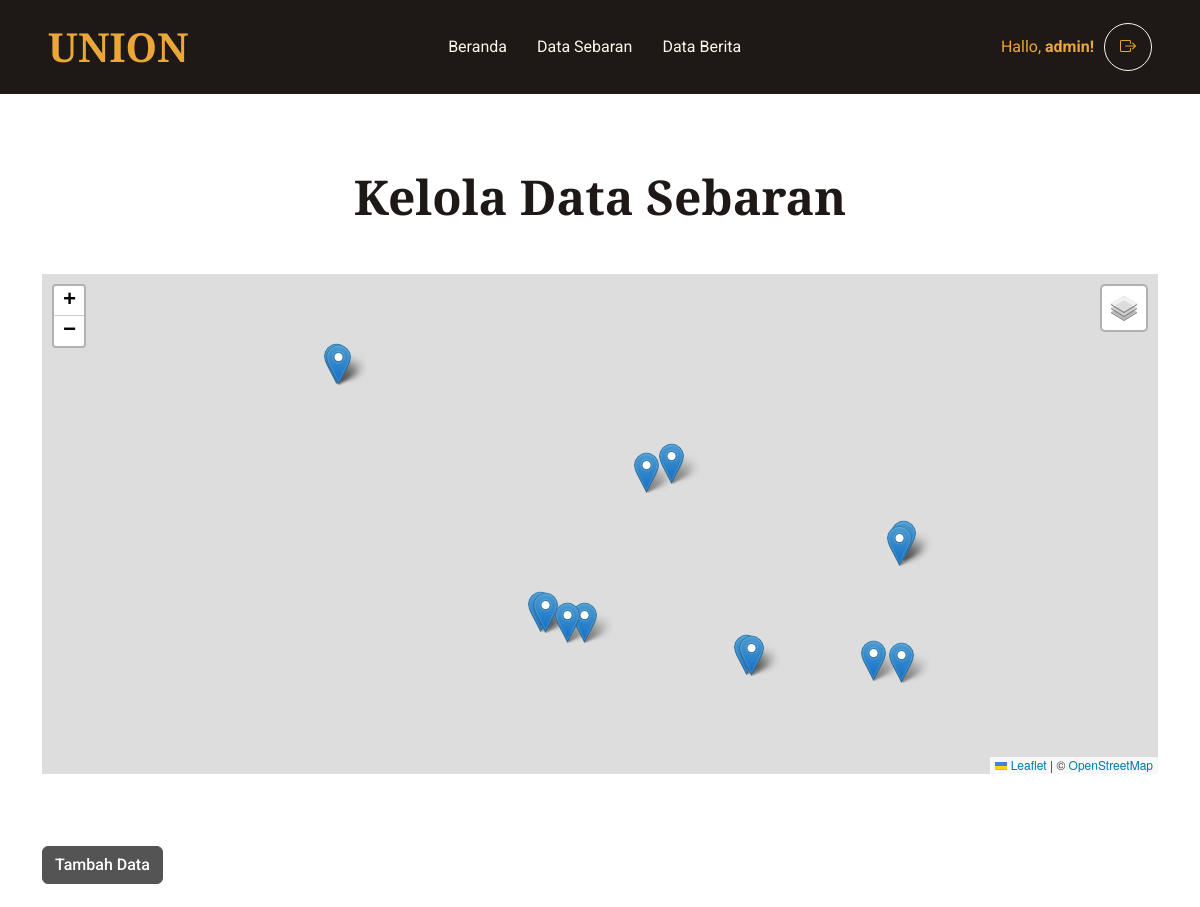
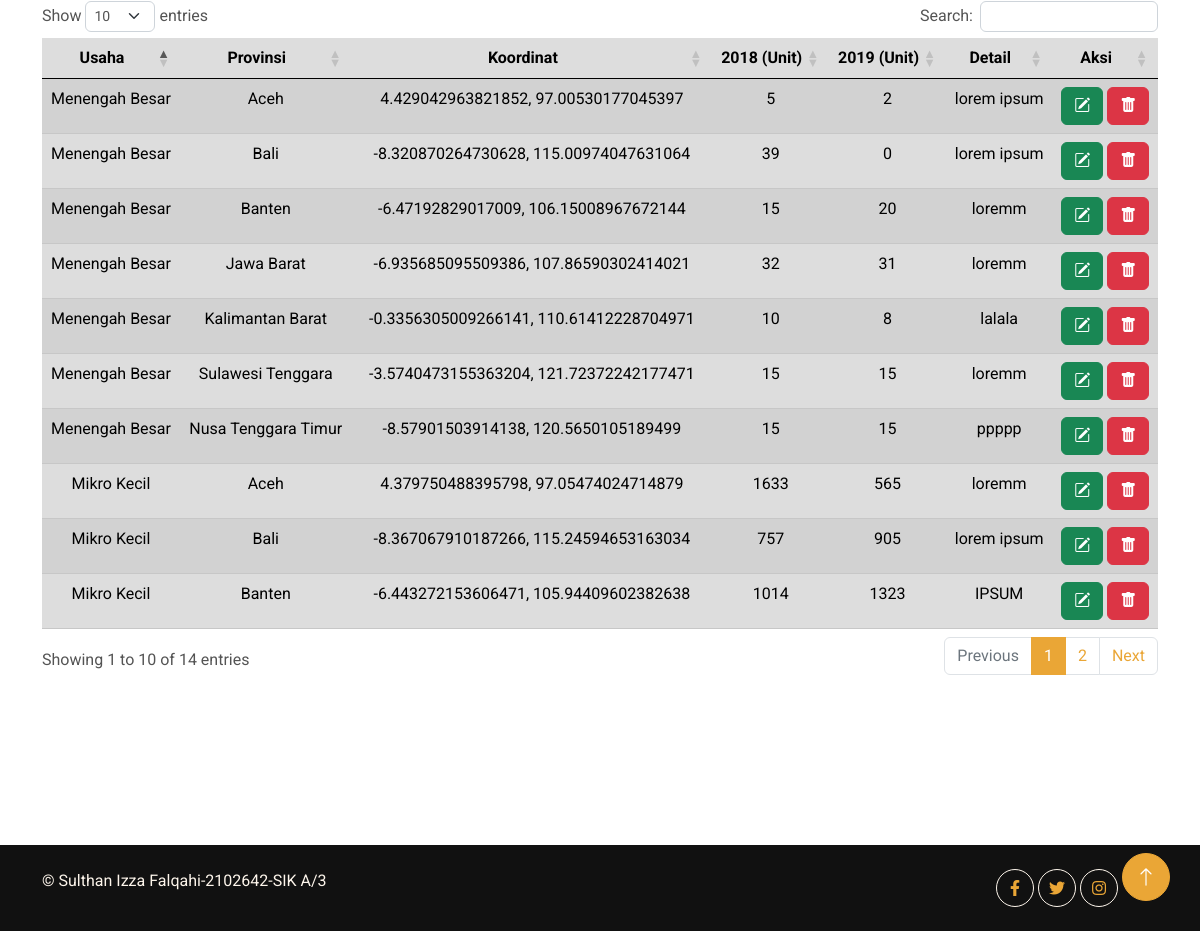
Page /sebaran/ (signed in) on the committed database (2 pictures, top to bottom).
### pengolahan_app/models.py (models this page shows, shortened)
class Ikan(models.Model):
   provinsi = models.CharField(max_length=40)
   tahun18 = models.IntegerField(null=True)
   tahun19 = models.IntegerField(null=True)
   koordinat = models.CharField(max_length=100)
   detail = models.TextField()
   usaha_id = models.ForeignKey(Usaha, on_delete=models.CASCADE, null=True)

class Usaha(models.Model):
   nama = models.CharField(max_length=40)
   keterangan = models.TextField()
   def __str__(self):
      return self.nama

### pengolahan_app/views.py (the view)
# urls.py: path('sebaran/', sebaran, name='sebaran'),
@login_required(login_url=settings.LOGIN_URL)
def sebaran(request):
    olah = Ikan.objects.all()
    data = {
        'Title' : "UNION || Admin Sebaran",
        'olah' : olah,
    }
    return render(request, 'sebaran.html', data)

### pengolahan_app/templates/sebaran.html (shortened to what this page needs)
{% extends 'base2.html' %}
{% load static %}
{% block content %}
<link rel="stylesheet" href="https://unpkg.com/leaflet@1.9.3/dist/leaflet.css"/>
<br><br><br>
<div class="container-xxl py-6">
    <div class="container">
        <div class="text-center mx-auto mb-5 wow fadeInUp" data-wow-delay="0.1s" style="max-width: 500px;">
            <h1 class="display-5 mb-4">Kelola Data Sebaran</h1>
        </div>
        <div class="row">
            <div class="col-lg-12 wow fadeInUp" data-wow-delay="0.1s">
                <div id="map"></div><br><br><br>
                <div class=" wow fadeInUp" data-wow-delay="0.3s" >
                  <div class="text-start">
                    <a href="/tambahsebaran" class="btn btn-secondary">Tambah Data</a>
                </div><br>
                <table class="table table-striped table-secondary wow fadeInUp" data-wow-delay="0.1s" id="example">
                <thead>
                  <tr>
                    <th scope="col" style="text-align:center;">Usaha</th>
                    <th scope="col" style="text-align:center;">Provinsi</th>
                    <th scope="col" style="text-align:center;">Koordinat</th>
                    <th scope="col" style="text-align:center;">2018 (Unit)</th>
                    <th scope="col" style="text-align:center;">2019 (Unit)</th>
                    <th scope="col" style="text-align:center;">Detail</th>
                    <th scope="col" style="text-align:center;">Aksi</th>
                  </tr>
                </thead>
                <tbody>
             {% for ikan in olah %}
            <tr style="text-align:center;" >
                <td>{{ ikan.usaha_id }}</td>
                <td>{{ ikan.provinsi }}</td>
                <td>{{ ikan.koordinat }}</td>
                <td>{{ ikan.tahun18 }}</td>
                <td>{{ ikan.tahun19 }}</td>
                <td>{{ ikan.detail }}</td>
                <td>
          <a class="btn btn-success" href="{% url 'update2' ikan.pk %}"  role="button"><i class="bi bi-pencil-square"></i></a>
          <a class="btn btn-danger" href="#" role="button" onclick="hapussebaran('{{ ikan.pk }}', '{{ ikan.provinsi }}')"><i class="bi bi-trash-fill"></i></a>
                </td>
            </tr>
            {% endfor %}
        </tbody>
              </table>
</div>
</div>
</div>
</div>
</div>
<br><br><br>
{% endblock %}

### templates/navbar2.html (shortened to what this page needs)
{% load static %}
    <nav class="navbar navbar-expand-lg navbar-dark fixed-top py-lg-0 px-lg-5 wow fadeIn" style="background-color: #1E1916;" data-wow-delay="0.1s">
            <h1 class="text-primary m-0">UNION</h1>
        <div class="collapse navbar-collapse" id="navbarCollapse">
            <div class="navbar-nav mx-auto p-4 p-lg-0 text-center">
                <a href="/info" class="nav-item nav-link">Beranda</a>
                <a href="/sebaran" class="nav-item nav-link">Data Sebaran</a>
                <a href="/berita" class="nav-item nav-link">Data Berita</a>
            </div>
            {% if user.is_authenticated %}
            <p style="color: #EAA636;" class="mt-3" >Hallo, <b>{{ user }}!</b></p>
            {% endif %}
            <div class=" d-none d-lg-flex text-end">
                <div class="flex-shrink-0 btn-lg-square border border-light rounded-circle" style="margin-left: 10px;">
                   <a href="/logout"><i class="bi bi-box-arrow-right text-primary"></i></a>
                </div>
            </div>
        </div>
    </nav>

### staticfiles_build/static/css/peta.css (style rules this page uses)
html, body { height: 100%; margin: 0; }
#map { height: 500px; width: 100%; max-width: 100%; max-height: 100%; }

### staticfiles_build/static/css/style.css (style rules this page uses)
:root { --primary: #EAA636; --secondary: #545454; --light: #FDF5EB; --dark: #1E1916; }
.py-6 { padding-top: 6rem; padding-bottom: 6rem; }
.btn { font-weight: 500; transition: .5s; }
.btn-lg-square { width: 48px; height: 48px; }
.btn-square, .btn-sm-square, .btn-lg-square { padding: 0; display: flex; align-items: center; justify-content: center; font-weight: normal; }
.navbar .navbar-nav .nav-link { padding: 35px 15px; color: var(--light); outline: none; }
.navbar.fixed-top { transition: .5s; }

### pengolahan_app/templates/sebaran.html (style rules this page uses)
html, body { height: 100%; margin: 0; }
#map { height: 500px; width: 100%; max-width: 100%; max-height: 100%; }

### rows in the picture
Ikan: usaha_id "Menengah Besar", provinsi "Aceh", koordinat "4.429042963821852, 97.00530177045397", tahun18 "5", tahun19 "2", detail "lorem ipsum"
Ikan: usaha_id "Mikro Kecil", provinsi "Aceh", koordinat "4.379750488395798, 97.05474024714879", tahun18 "1633", tahun19 "565", detail "loremm"
Ikan: usaha_id "Menengah Besar", provinsi "Bali", koordinat "-8.320870264730628, 115.00974047631064", tahun18 "39", tahun19 "0", detail "lorem ipsum"
Ikan: usaha_id "Mikro Kecil", provinsi "Bali", koordinat "-8.367067910187266, 115.24594653163034", tahun18 "757", tahun19 "905", detail "lorem ipsum"
Ikan: usaha_id "Menengah Besar", provinsi "Banten", koordinat "-6.47192829017009, 106.15008967672144", tahun18 "15", tahun19 "20", detail "loremm"
Ikan: usaha_id "Mikro Kecil", provinsi "Banten", koordinat "-6.443272153606471, 105.94409602382638", tahun18 "1014", tahun19 "1323", detail "IPSUM"
Ikan: usaha_id "Menengah Besar", provinsi "Jawa Barat", koordinat "-6.935685095509386, 107.86590302414021", tahun18 "32", tahun19 "31", detail "loremm"
Ikan: usaha_id "Menengah Besar", provinsi "Kalimantan Barat", koordinat "-0.3356305009266141, 110.61412228704971", tahun18 "10", tahun19 "8", detail "lalala"
Ikan: usaha_id "Menengah Besar", provinsi "Sulawesi Tenggara", koordinat "-3.5740473155363204, 121.72372242177471", tahun18 "15", tahun19 "15", detail "loremm"
Ikan: usaha_id "Menengah Besar", provinsi "Nusa Tenggara Timur", koordinat "-8.57901503914138, 120.5650105189499", tahun18 "15", tahun19 "15", detail "ppppp"

### other values in the picture
{{ user }} "admin"
